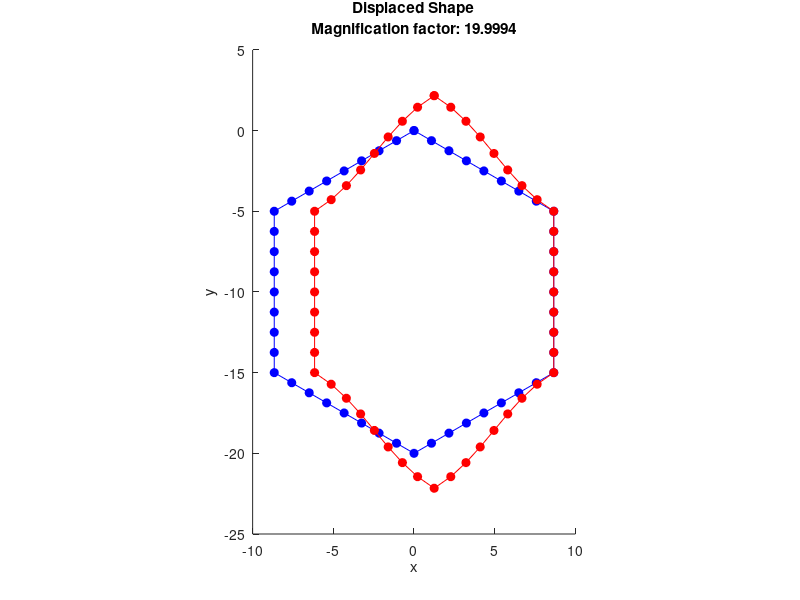
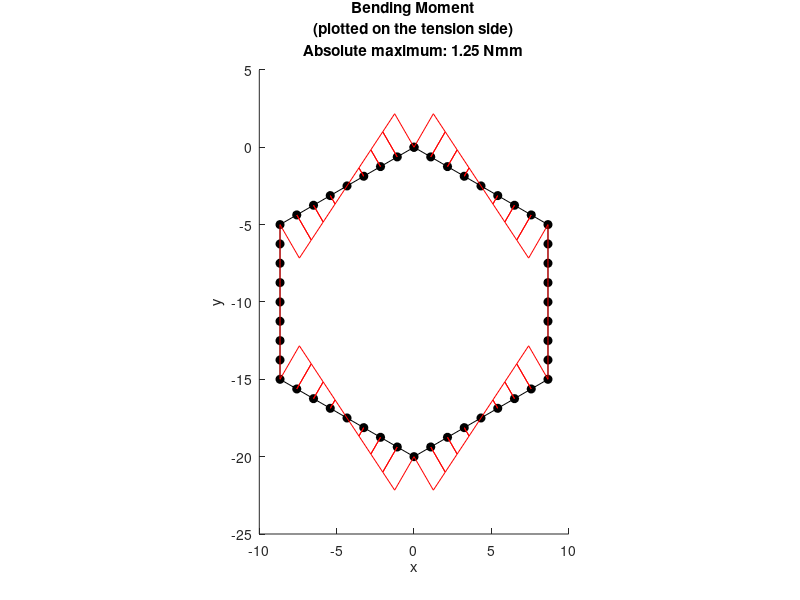
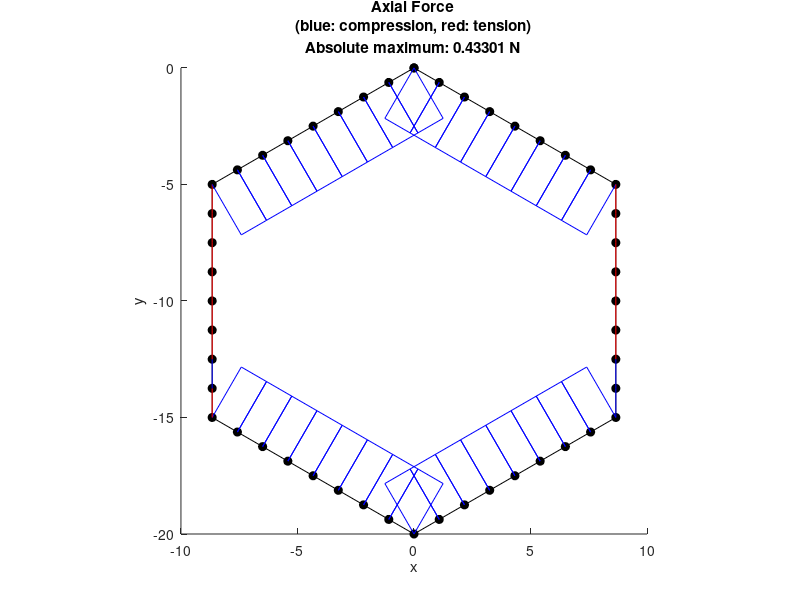
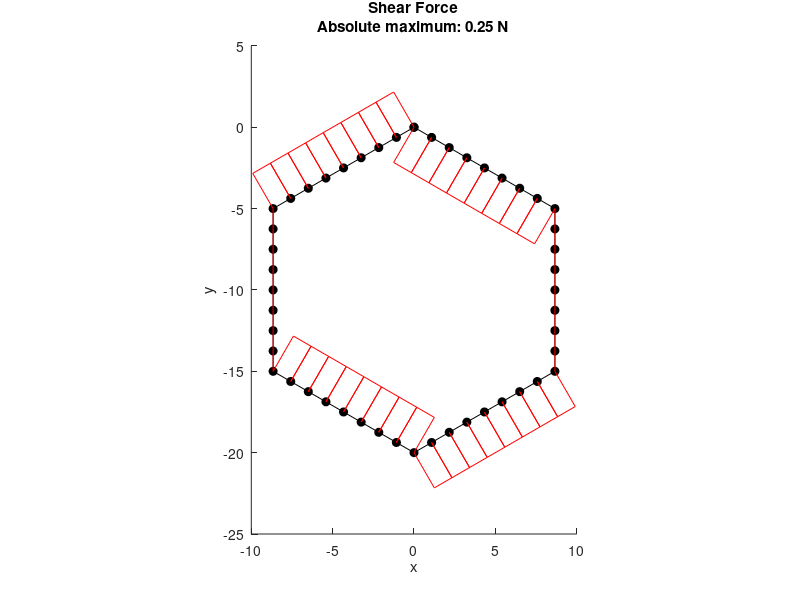

These figures' MATLAB source, in order:
% Honeycomb Lattice Unit Example
% Script by Andrew Phillips

clear all
close all

%
% Section and material definition
%

% Assuming units are Newtons (N) and millimetres (mm)
% Assuming a rectangular cross-section
t = 1; % mm
b = 1; % unit value (mm)
E = 2000; % MPa
% Calculating cross-sectional properties
A = b*t;
I = b*t^3/12;
% Calculating structural stifness / rigidity
EA = E*A; % axial
EI = E*I; % bending
% to reduce axial deformation
EA=EA*1000;

%
% Mesh definition
%

% Setting up a matrix of node points for the hexagon
% Setting the number of structural members
NumSM = 6;
% Setting the length of each structural member
LengthSM = 10;
% Setting the number of elements making up each structural member
NumElemSM = 8;
% Calculating the number of elements required
NumElems = NumSM*NumElemSM;
% Calculating the number of node
NumNodes = NumElems;
% Setting the angle alpha from the figure
alpha = 30;
alpha = alpha*pi/180;
% Calculating the position of nodes at the end of structural members  
NodePoints = zeros(NumNodes,2);
NodePoints(1,:) = [0 0];
NodePoints(1*NumElemSM+1,:) = [LengthSM*cos(alpha) -LengthSM*sin(alpha)];
NodePoints(2*NumElemSM+1,:) = [LengthSM*cos(alpha) -LengthSM-LengthSM*sin(alpha)];
NodePoints(3*NumElemSM+1,:) = [0 -LengthSM-2*LengthSM*sin(alpha)];
NodePoints(4*NumElemSM+1,:) = [-LengthSM*cos(alpha) -LengthSM-LengthSM*sin(alpha)];
NodePoints(5*NumElemSM+1,:) = [-LengthSM*cos(alpha) -LengthSM*sin(alpha)];
% Calculating the position of nodes along the lengh of structural members
% using the psotions of the start and end nodes of structural members
for n=1:1:NumElemSM-1
    NodePoints(n+1,:) = NodePoints(1,:)+(NodePoints(1*NumElemSM+1,:)-NodePoints(1,:)).*n/NumElemSM;
    NodePoints(1*NumElemSM+n+1,:) = NodePoints(1*NumElemSM+1,:)+(NodePoints(2*NumElemSM+1,:)-NodePoints(1*NumElemSM+1,:)).*n/NumElemSM;
    NodePoints(2*NumElemSM+n+1,:) = NodePoints(2*NumElemSM+1,:)+(NodePoints(3*NumElemSM+1,:)-NodePoints(2*NumElemSM+1,:)).*n/NumElemSM;
    NodePoints(3*NumElemSM+n+1,:) = NodePoints(3*NumElemSM+1,:)+(NodePoints(4*NumElemSM+1,:)-NodePoints(3*NumElemSM+1,:)).*n/NumElemSM;
    NodePoints(4*NumElemSM+n+1,:) = NodePoints(4*NumElemSM+1,:)+(NodePoints(5*NumElemSM+1,:)-NodePoints(4*NumElemSM+1,:)).*n/NumElemSM;
    NodePoints(5*NumElemSM+n+1,:) = NodePoints(5*NumElemSM+1,:)+(NodePoints(1,:)-NodePoints(5*NumElemSM+1,:)).*n/NumElemSM;
end

% Setting up a matrix of element definitions (start and end nodes)
ElemNodes = zeros(NumElems,2);
ElemNodes(:,1) = 1:1:NumNodes;
ElemNodes(:,2) = [2:1:NumNodes 1];

% Calculating element lengths
ElemLengths = zeros(NumElems,1);
for n=1:NumElems
    ElemLengths(n) = sqrt(sum(abs(NodePoints(ElemNodes(n,2),:)-NodePoints(ElemNodes(n,1),:)).^2));
end

% Setting up a matrix of element angles (transforming from local to global
% coordinate systems) for the hexagon
ElemAngle = zeros(NumElems,1);
ElemAngle(1:NumElemSM) = -alpha;
ElemAngle(1+1*NumElemSM:2*NumElemSM) = -pi/2;
ElemAngle(1+2*NumElemSM:3*NumElemSM) = -(pi-alpha);
ElemAngle(1+3*NumElemSM:4*NumElemSM) = pi-alpha;
ElemAngle(1+4*NumElemSM:5*NumElemSM) = pi/2;
ElemAngle(1+5*NumElemSM:6*NumElemSM) = alpha;

%
% Building the structure stiffness matrix K
%

% Setting up the element stiffness matrix k for each element
k = zeros(6,6,NumElems);
% Setting it up this way allows for easy adaptation for elements with
% different lengths and different cross-sectional properties
for n=1:NumElems
    k(:,:,n) = [EA/ElemLengths(n) 0 0 -EA/ElemLengths(n) 0 0;
        0 12*EI/(ElemLengths(n)^3) 6*EI/(ElemLengths(n)^2) 0 -12*EI/(ElemLengths(n)^3) 6*EI/(ElemLengths(n)^2);
        0 6*EI/(ElemLengths(n)^2) 4*EI/ElemLengths(n) 0 -6*EI/(ElemLengths(n)^2) 2*EI/ElemLengths(n);
        -EA/ElemLengths(n) 0 0 EA/ElemLengths(n) 0 0;
        0 -12*EI/(ElemLengths(n)^3) -6*EI/(ElemLengths(n)^2) 0 12*EI/(ElemLengths(n)^3) -6*EI/(ElemLengths(n)^2);
        0 6*EI/(ElemLengths(n)^2) 2*EI/ElemLengths(n) 0 -6*EI/(ElemLengths(n)^2) 4*EI/ElemLengths(n)];
end
% Transforming the stiffness matrix k for each element
% from local to global to give kdash for each element
% global) 
N = zeros(6,6,NumElems);
NQ = zeros(3,3,NumElems);
kdash = zeros(6,6,NumElems);
for n=1:NumElems
    % setting up a transformation matrix for all four quadrants
    % top-left and bottom-right quadrants of N contain trigonometric terms
    % top-right and bottom-left quadrants of N contain zero terms
    NQ(:,:,n) = [cos(ElemAngle(n)) sin(ElemAngle(n)) 0;...
        -sin(ElemAngle(n)) cos(ElemAngle(n)) 0;...
        0 0 1];
    N(1:3,1:3,n)=NQ(:,:,n);
    N(4:6,4:6,n)=NQ(:,:,n);
    kdash(:,:,n)=N(:,:,n)'*k(:,:,n)*N(:,:,n);
end

% Constructing the structure stiffness matrix K
% Noting that there are three degrees of freedom at every node
K = zeros(3*NumNodes,3*NumNodes);
% placing the top-left quadrant
for n=1:NumNodes
    clear a
    a=find(ElemNodes(:,1)==n);
    if isempty(a)~=1
        for m=1:length(a)
            K(1+(n-1)*3:n*3,1+(n-1)*3:n*3)=...
                K(1+(n-1)*3:n*3,1+(n-1)*3:n*3)+kdash(1:3,1:3,a(m));
        end
    end
end
%placing the bottom-right quadrant
for n=1:NumNodes
    clear a
    a=find(ElemNodes(:,2)==n);
    if isempty(a)~=1
        for m=1:length(a)
            K(1+(n-1)*3:n*3,1+(n-1)*3:n*3)=...
                K(1+(n-1)*3:n*3,1+(n-1)*3:n*3)+kdash(4:6,4:6,a(m));
        end
    end
end
% placing the top-right and bottom-left quadrant
for n=1:NumNodes
    clear a b
    a=find(ElemNodes(:,1)==n);
    if isempty(a)~=1
        b=ElemNodes(a,2);
        for m=1:length(a)
            K(1+(n-1)*3:n*3,1+(b(m)-1)*3:b(m)*3)=...
                K(1+(n-1)*3:n*3,1+(b(m)-1)*3:b(m)*3)+kdash(1:3,4:6,a(m));
            K(1+(b(m)-1)*3:b(m)*3,1+(n-1)*3:n*3)=...
                K(1+(b(m)-1)*3:b(m)*3,1+(n-1)*3:n*3)+kdash(4:6,1:3,a(m));
        end
    end
end

%
% Point load definition
%

% Loading depends on whether we are looking at behaviour
% in the global x or y direction

% Noting that at each node three loads could be applied
% Points loads in the x and y directions,
% and a moment load about the y axis

P = 1;
NodeLoads = zeros(3*NumNodes,1);

% Loading in the x direction
LoadedNodeA = 4*NumElemSM+1;
LoadedNodeB = 5*NumElemSM+1;
NodeLoads(LoadedNodeA*3-2:LoadedNodeA*3) = [P/2 0 0];
NodeLoads(LoadedNodeB*3-2:LoadedNodeB*3) = [P/2 0 0];

% % Loading in the y direction
% LoadedNode = 1;
% NodeLoads(LoadedNode*3-2:LoadedNode*3) = [0 -P 0];

%
% Boundary condition definition
%

% Boundary conditions depend on whether we are looking a behaviour
% in the global x or y direction

% Noting that at each node three restraints could be applied
% Preventing displacement in the x and y directions,
% and preventing rotation about the y axis

% We adjust the K matrix by setting rows and columns associated
% with the restrained degree of freedom to zero
% and the intersection to 1

% boundary conditons are set by listing the node and then the three DOFs
% indicating which ones are fixed at the node with a "1"

% Rotation restrictions to replicate the hexagon being constrained with a
% honeycomb lattice network

FixRotNodes = [1*NumElemSM+1 0 0 1; 2*NumElemSM+1 0 0 1;...
   4*NumElemSM+1 0 0 1; 5*NumElemSM+1 0 0 1];

% Loading in the x direction
RollerNode = [2*NumElemSM+1 1 0 0]; % fixed in the x direction
PinnedNode = [1*NumElemSM+1 1 1 0]; % fixed in the x and y direction
BCNodes = [RollerNode; PinnedNode; FixRotNodes];

% % Loading in the y direction
% RollerNode = [1 1 0 0]; % fixed in the x direction
% PinnedNode = [3*NumElemSM+1 1 1 0]; % fixed in the x and y direction
% BCNodes = [RollerNode; PinnedNode; FixRotNodes];

% Finding the fixed DOFs
NumBCNodes = size(BCNodes,1);
FixedDOFs = zeros(1,sum(sum(BCNodes(:,2:4)~=0)));
a=0;
for n=1:NumBCNodes
    for m=2:4
        if BCNodes(n,m)==1
            a=a+1;
            FixedDOFs(a) = (BCNodes(n,1)-1)*3+(m-1);
        end
    end
end
clear a

% Adjusting the K matrix
for n=1:size(FixedDOFs,2)
    K(FixedDOFs(n),:)=0;
    K(:,FixedDOFs(n))=0;
    K(FixedDOFs(n),FixedDOFs(n))=1;
end

%
% Analysis
%

%
% Finding the node displacements
%

RawNodeDisps=(K^-1)*(NodeLoads);
% Reshape the resulting matrix
NodeDisps=reshape(RawNodeDisps,3,[]);
NodeDisps=NodeDisps';
% Calculating the displaced node positions
DispNodePoints = NodePoints+NodeDisps(:,1:2);

%
% Finding node forces and moments
%

% Calculating beam end force and moments (in global axis system)
BeamEndForcesGAS = zeros(NumElems,6);
for n=1:NumElems
    BeamEndForcesGAS(n,:) = (kdash(:,:,n)*[NodeDisps(ElemNodes(n,1),:)'; NodeDisps(ElemNodes(n,2),:)'])';  
end
% Calculating node external forces (in global axis system)
% This gives applied loading and reaction forces
NodeExternalForcesGAS = zeros(NumNodes,3);
for n=1:NumNodes
    NodeExternalForcesGAS(n,:) = sum(BeamEndForcesGAS(ElemNodes(:,2)==n,4:6),1) + sum(BeamEndForcesGAS(ElemNodes(:,1)==n,1:3),1);
end

% Calculating beam end force and moments (in the beam axis system)
% This gives axial forces, shear forces and bending moments
BeamEndForcesLAS = zeros(NumElems,6);
for n=1:NumElems
    BeamEndForcesLAS(n,:) = (k(:,:,n)*N(:,:,n)*[NodeDisps(ElemNodes(n,1),:)'; NodeDisps(ElemNodes(n,2),:)'])';
end

%
% Plotting the displaced shape
%

% Settting a magnification factor
MagFact = 0.25*LengthSM/max(max(abs(NodeDisps(:,1:2))));
PlotDispNodePoints = NodePoints+MagFact.*NodeDisps(:,1:2);

figure(1)
hold on
plot(NodePoints([1:end 1],1),NodePoints([1:end 1],2),'o - b','MarkerFaceColor','b');
plot(PlotDispNodePoints([1:end 1],1),PlotDispNodePoints([1:end 1],2),'o - r','MarkerFaceColor','r');
title({'Displaced Shape', ['Magnification factor: ', num2str(MagFact)]});
xlabel('x'); ylabel('y');
set(gca,'DataAspectRatio',[1 1 1]);

%
% Plotting bending moment, axial force, and shear force diagrams
%

% Calculating beam direction and perpendicular vectors
ElemBeamVectors = zeros(NumElems,3);
ElemBeamNormVectors = zeros(NumElems,3);
ElemPerpVectors = zeros(NumElems,3);
for n=1:NumElems
    ElemBeamVectors(n,1:2) = NodePoints(ElemNodes(n,2),:)-NodePoints(ElemNodes(n,1),:);
    ElemBeamNormVectors(n,1:2) = ElemBeamVectors(n,1:2)./norm(ElemBeamVectors(n,1:2));
    ElemPerpVectors(n,:) = cross([0 0 1],ElemBeamNormVectors(n,:));
end

% Adopting a convention that means bending moments are plotted on the
% tension side of the element

% Setting a scale factor
BMScaleFact = 0.25*LengthSM/max(max(abs(BeamEndForcesLAS(:,[3 6]))));

figure(2)
hold on
plot(NodePoints([1:end 1],1),NodePoints([1:end 1],2),'o - k','MarkerFaceColor','k');
for n=1:NumElems
    pointA = NodePoints(ElemNodes(n,1),:);
    pointB = pointA + BeamEndForcesLAS(n,3)*ElemPerpVectors(n,1:2)*BMScaleFact;
    pointD = NodePoints(ElemNodes(n,2),:);
    pointC = pointD - BeamEndForcesLAS(n,6)*ElemPerpVectors(n,1:2)*BMScaleFact;
    plot([pointA(1) pointB(1) pointC(1) pointD(1)],...
        [pointA(2) pointB(2) pointC(2) pointD(2)],'- r');
end
title({'Bending Moment', '(plotted on the tension side)', ['Absolute maximum: ', num2str(max(max(abs(BeamEndForcesLAS(:,[3 6]))))), ' Nmm']});
xlabel('x'); ylabel('y');
set(gca,'DataAspectRatio',[1 1 1]);

% Adopting a convention that means tension axial force is plotted in red
% and compression axial force is plotted in blue

% Setting a scale factor
AFScaleFact = 0.25*LengthSM/max(max(abs(BeamEndForcesLAS(:,[1 4]))));

figure(3)
hold on
plot(NodePoints([1:end 1],1),NodePoints([1:end 1],2),'o - k','MarkerFaceColor','k');
for n=1:NumElems
    pointA = NodePoints(ElemNodes(n,1),:);
    pointB = pointA - BeamEndForcesLAS(n,1)*ElemPerpVectors(n,1:2)*AFScaleFact;
    pointD = NodePoints(ElemNodes(n,2),:);
    pointC = pointD + BeamEndForcesLAS(n,4)*ElemPerpVectors(n,1:2)*AFScaleFact;
    if -BeamEndForcesLAS(n,1) > 0 
        plot([pointA(1) pointB(1) pointC(1) pointD(1)],...
            [pointA(2) pointB(2) pointC(2) pointD(2)],'- r');
    elseif -BeamEndForcesLAS(n,1) < 0
        plot([pointA(1) pointB(1) pointC(1) pointD(1)],...
            [pointA(2) pointB(2) pointC(2) pointD(2)],'- b');
    end 
end
title({'Axial Force', '(blue: compression, red: tension)', ['Absolute maximum: ', num2str(max(max(abs(BeamEndForcesLAS(:,[1 4]))))), ' N']});
xlabel('x'); ylabel('y');
set(gca,'DataAspectRatio',[1 1 1]);

% Adopting a convention that means that positive shear forces point in the
% positive y axis direction on the beam

% Setting a scale factor
SFScaleFact = 0.25*LengthSM/max(max(abs(BeamEndForcesLAS(:,[2 5]))));

figure(4)
hold on
plot(NodePoints([1:end 1],1),NodePoints([1:end 1],2),'o - k','MarkerFaceColor','k');
for n=1:NumElems
    pointA = NodePoints(ElemNodes(n,1),:);
    pointB = pointA - BeamEndForcesLAS(n,2)*ElemPerpVectors(n,1:2)*SFScaleFact;
    pointD = NodePoints(ElemNodes(n,2),:);
    pointC = pointD + BeamEndForcesLAS(n,5)*ElemPerpVectors(n,1:2)*SFScaleFact;
    plot([pointA(1) pointB(1) pointC(1) pointD(1)],...
        [pointA(2) pointB(2) pointC(2) pointD(2)],'- r');
end
title({'Shear Force', ['Absolute maximum: ', num2str(max(max(abs(BeamEndForcesLAS(:,[2 5]))))), ' N']});
xlabel('x'); ylabel('y');
set(gca,'DataAspectRatio',[1 1 1]);

%
% Plotting the beam direction and perpendicular vectors
%

% Setting a scale factor
LASScaleFact = 0.5*max(ElemLengths);

figure(5)
hold on
plot(NodePoints([1:end 1],1),NodePoints([1:end 1],2),'o - k','MarkerFaceColor','k');
for n=1:NumElems
    pointA = NodePoints(ElemNodes(n,1),:);
    pointB = pointA+ElemBeamNormVectors(n,1:2).*LASScaleFact;
    pointC = pointA+ElemPerpVectors(n,1:2).*LASScaleFact;
    plot([pointA(1) pointB(1)], [pointA(2) pointB(2)], '- r');
    plot([pointA(1) pointC(1)], [pointA(2) pointC(2)], '- g');
    plot(pointA(1), pointA(2),'o b','MarkerFaceColor','b');
end
title('Beam Axes');
set(gca,'DataAspectRatio',[1 1 1]);

% 
% Calculate the elastic modulus EX and EY
%

% Calculate the effective stress
% Loading in the x direction
Sigma = (P/2)/((LengthSM+LengthSM*sin(alpha))*b);

% % Loading in the y direction
% Sigma = P/(LengthSM*cos(alpha)*b);

% Calculate the effective strain
% Loading in the x direction
Epsilon = NodeDisps(1,1)/(LengthSM*cos(alpha));

% % Loading in the y direction
% Epsilon = -NodeDisps(1,2)/(LengthSM+LengthSM*sin(alpha));

% Calculate Young's modulus by dividing the effective stress by strain
% Loading in the x direction
EX = Sigma/Epsilon;

% % Loading in the y direction
% EY = Sigma/Epsilon;

%%%% THE END %%%%


    
